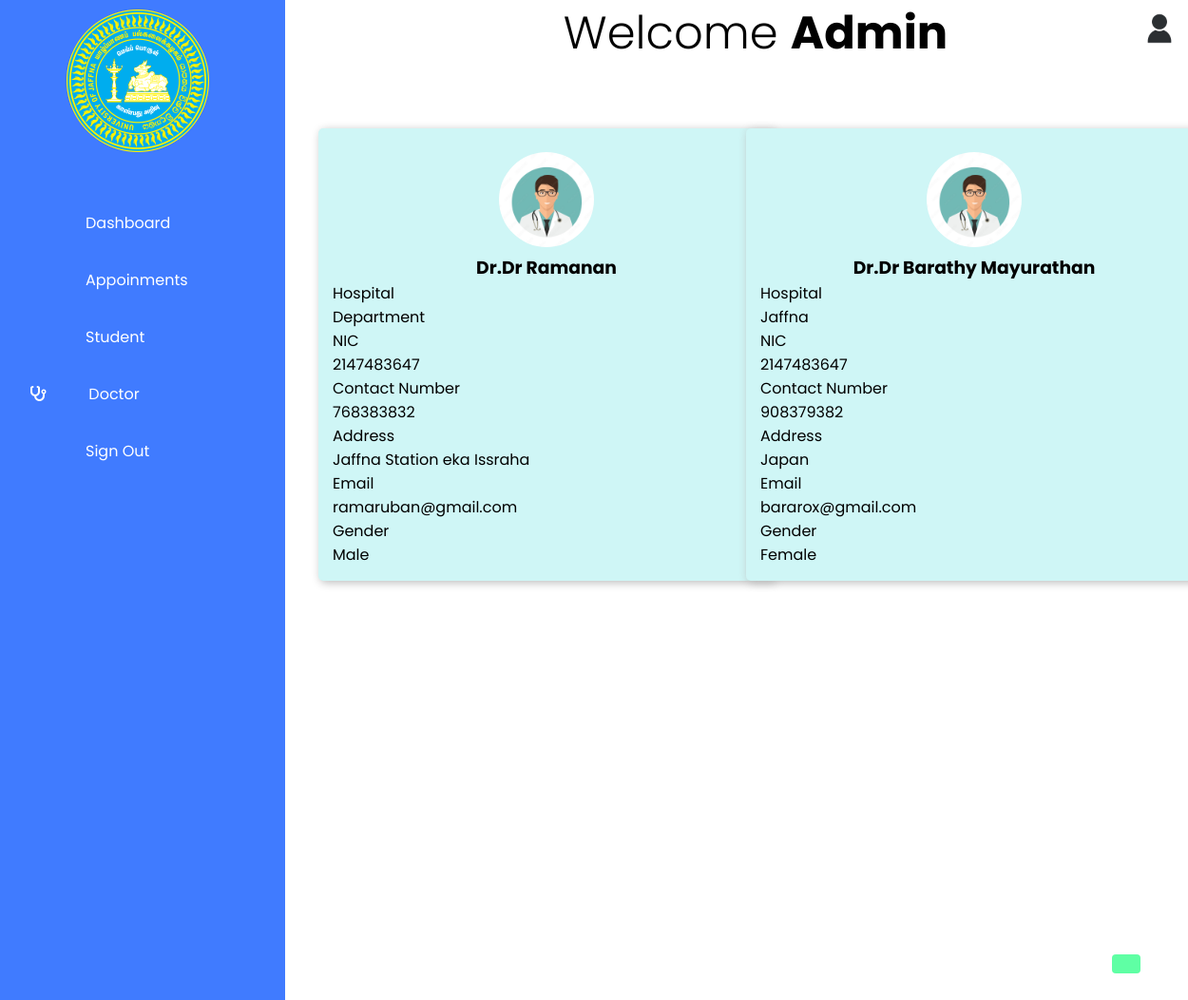
/Admin/doctor.php (signed in), run on an earlier commit of the app's database.
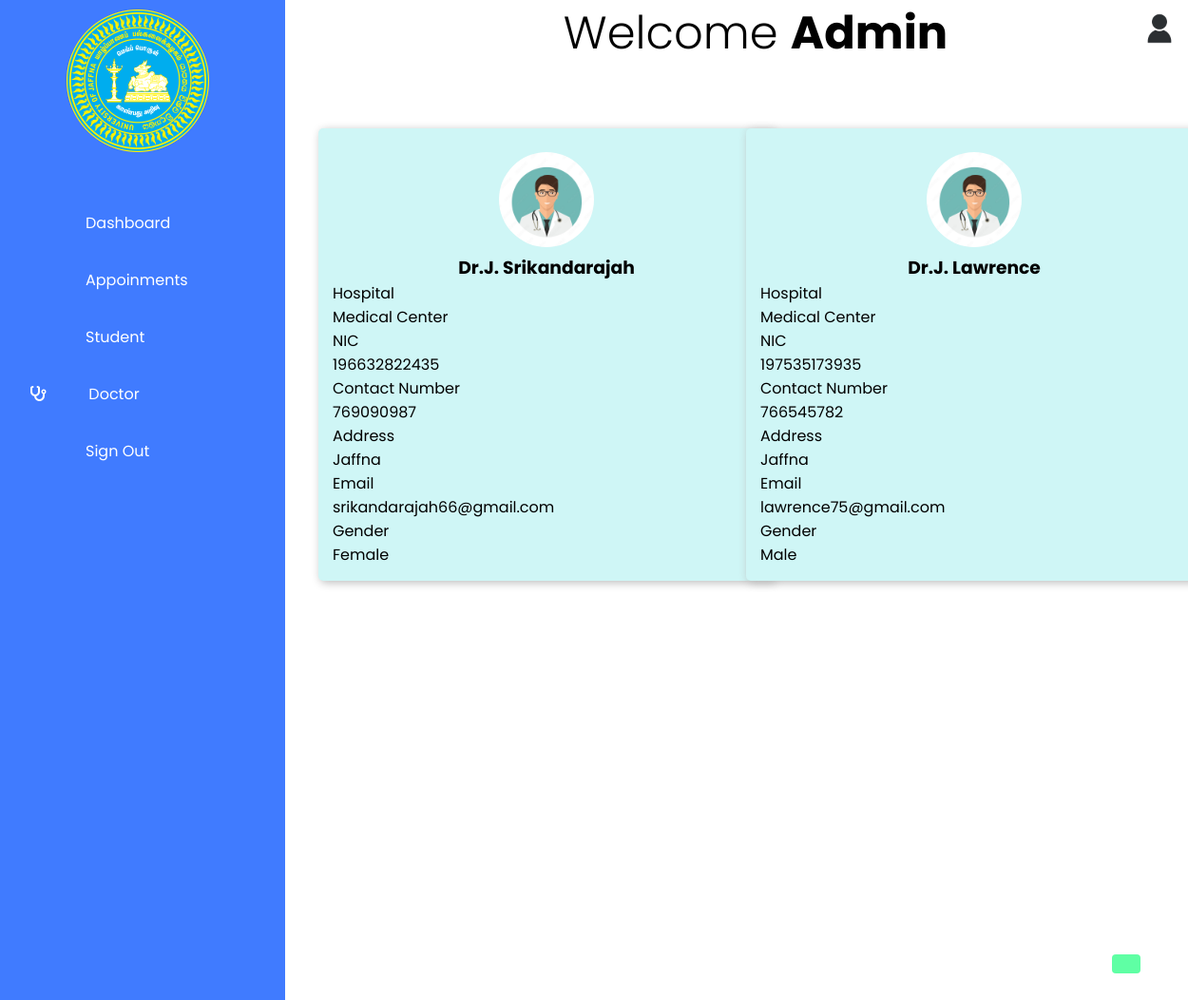
And on a later commit of the database.
### tables this page shows
CREATE TABLE `doctor` (
  `dr_id` int(11) NOT NULL,
  `dr_name` varchar(100) NOT NULL,
  `hospital` varchar(30) NOT NULL,
  `nic` varchar(12) NOT NULL,
  `contact_no` int(10) NOT NULL,
  `address` varchar(100) NOT NULL,
  `email` varchar(50) NOT NULL,
  `gender` varchar(10) NOT NULL,
  `password` varchar(100) NOT NULL DEFAULT 'newDoctor1'
);

### Admin/doctor.php (the view, shortened to what this page needs)
<?php
    include('..\connection.php');
?>
<!DOCTYPE html>
<html lang="en">
<head>
    <link rel="stylesheet" href="../CSS/appoinment.css">
    <link rel="stylesheet" href="../CSS/doctor.css">
    <link rel="stylesheet" href="https://cdnjs.cloudflare.com/ajax/libs/font-awesome/6.4.2/css/all.min.css" />
    <link rel="stylesheet" href="//code.jquery.com/ui/1.13.1/themes/base/jquery-ui.css">
</head>
<body>
    <div class="container" style="position: relative;" id="blur">
        <div class="navigation">
            <ul>
               <li>
                <div class="logo">
                    <a href="#">
                       <span class="icon"><img src="images/uoj_logo.png" alt=""></span>
                        <span class="title"></span>
                        <span class="icon"></span>
                    </a>
                </div>
               </li>
               <li>
                <a href="index.php">
                    <span class="icon"><ion-icon name="home-outline"></ion-icon></span>
                    <span class="title"></span>
                    <span class="icon">Dashboard</span>
                </a>
               </li>
               <li>
                <a href="appoinment.php">
                    <span class="icon"><ion-icon name="time-outline"></ion-icon></span>
                    <span class="title"></span>
                    <span class="icon">Appoinments</span>
                </a>
               </li>
               <li>
                <a href="student.php">
                    <span class="icon"><ion-icon name="person-outline"></ion-icon></span>
                    <span class="title"></span>
                    <span class="icon">Student</span>
                </a>
               </li>
               <li>
                <a href="doctor.php">
                    <span class="icon"><i class="fa-solid fa-stethoscope"></i></span>
                    <span class="title"></span>
                    <span class="icon">Doctor</span>
                </a>
               </li>
               <li>
                <a href="index.php?action=logout">
                    <span class="icon"><ion-icon name="log-out-outline"></ion-icon></span>
                    <span class="title"></span>
                    <span class="icon">Sign Out</span>
                </a>
               </li>
            </ul>
        </div>
        <div class="main">
            <div class="topbar">
                <div class="toggle">
                </div>
                    <h1 class="welcome"> Welcome <span class="wel_us">Admin</span></h1>
                 <div class="user">
                    <img src="images/user.jpg" alt="">
                 </div>
            </div>
            <section id="appoinment">
            <?php
                $query = "SELECT * from doctor";
                $result = mysqli_query($connection,$query);
                while($row = mysqli_fetch_assoc($result)){
                    ?>
                    <div class="profile">
                        <center>
                        <div class="prof_pic">
                            <img src="../images/doctor.jpg" alt="Doctor Profile">
                            <div class="prof_name">
                                <h3><?php echo 'Dr.'.$row['dr_name']?></h3>
                            </div>
                        </div>
                        </center>
                        <div class="prof_body">
                            <div class="doc_details">
                                <div>
                                    <label for="hospital">Hospital</label>
                                    <p><?php echo $row['hospital']?></p>
                                </div>
                            </div>
                            <div class="doc_details">
                                <div>
                                    <label for="nic">NIC</label>
                                    <p><?php echo $row['nic']?></p>
                                </div>
                            </div>
                            <div class="doc_details">
                                <div>
                                    <label for="contact_num">Contact Number</label>
                                    <p><?php echo $row['contact_no']?></p>
                                </div>
                            </div>
                            <div class="doc_details">
                                <div>
                                    <label for="address">Address</label>
                                    <p><?php echo $row['address']?></p>
                                </div>
                            </div>
                            <div class="doc_details">
                                <div>
                                    <label for="email">Email</label>
                                    <p><?php echo $row['email']?></p>
                                </div>
                            </div>
                            <div class="doc_details">
                                <div>
                                    <label for="gender">Gender</label>
                                    <p><?php echo $row['gender']?></p>
                                </div>
                            </div>
                        </div>
                    </div>
                    <?php
                }
                ?>
                <a href="#" class="status2" onclick="viewPopup()"> <ion-icon name="add-circle-outline"></ion-icon></a>
            </section>
        </div>
    </div>
</body>
</html>

### CSS/appoinment.css (style rules this page uses)
* { font-family: 'Poppins', sans-serif; margin: 0 ; padding: 0; box-sizing: border-box; }
:root { --blue:#407bff; --white:#fff; --grey:#f5f5f5; --black1:#222; --black2:#999; }
body { min-height: 100vh; overflow-x: hidden; }
.container { position: relative; width: 100%; }
.navigation { position: fixed; width: 300px; height: 100%; background: var(--blue); border-left: 10px solid var(--blue); transition: 0.5s; overflow: hidden; }
.icon img { width: 150px; }
.logo { height: 50px; padding-top: 10px; padding-left: 60px; margin-bottom: 150px; }
.navigation ul { position: absolute; top: 0; left: 0; width: 100%; }
.navigation ul li { position: relative; width: 100%; list-style: none; border-top-left-radius: 30px; border-bottom-left-radius: 30px; }
.navigation ul li:nth-child(1) { margin-bottom: 40px; pointer-events: none; }
.navigation ul li a { position: relative; display: block; width: 100%; display: flex; text-decoration: none; color: var(--white); }
.navigation ul li a .icon { position: relative; display: block; min-width: 60px; height: 60px; line-height: 70px; text-align: center; }
.navigation ul li a .title { position: relative; display: block; padding: 0 10px; height: 60px; line-height: 60px; text-align: start; white-space: nowrap; }
.main { position: absolute; width: calc(100% - 300px); left: 300px; min-height: 100vh; background: var(--white); transition: .5s; }
.topbar { width: 100%; height: 60px; display: flex; justify-content: space-between; align-items: center; padding: 0 10px; }
.toggle { position: relative; top: 0; width: 60px; height: 60px; display: flex; justify-content: center; align-items: center; font-size: 2.5em; cursor: pointer; }
.user { position: relative; width: 40px; height: 40px; border-radius: 50%; overflow: hidden; cursor: pointer; }
.user img { position: absolute; top: 0; left: 0; width:100% ; height: 100%; object-fit: cover; }
#appoinment { margin-top: 75px; }
.status2 { padding: 10px 15px; background: rgb(95, 255, 164); color: var(--white); border-radius: 4px; font-size: 14px; font-weight: 500; text-decoration: none; position: fixed; bottom: 50px; right: 50px; z-index: 2; cursor: pointer; }
.welcome { margin-left: 20px; font-size: 3rem; font-weight: 300; margin-top: 10px; }
.wel_us { font-weight: bold; }

### CSS/doctor.css (style rules this page uses)
* { font-family: 'Poppins', sans-serif; margin: 0 ; padding: 0; box-sizing: border-box; }
#appoinment { display: grid; grid-template-columns: 450px 450px; justify-content: center; align-items: center; }
.prof_pic img { width: 100px; height: 100px; margin-top: 10px; border-radius: 50%; align-content: center; }
.profile { width: 60vh; background-color: rgb(207, 246, 246); border-radius: 5px; align-items: center; margin: 0px 10px; padding: 15px; box-shadow: 2px 2px 10px 0px rgb(187, 187, 187); }

What changed in the data, as far as the page shows it:
removed doctor: dr_name "Dr Ramanan", hospital "Department", nic "2147483647", contact_no "768383832", address "Jaffna Station eka Issraha", email "ramaruban@gmail.com", gender "Male"
removed doctor: dr_name "Dr Barathy Mayurathan", hospital "Jaffna", nic "2147483647", contact_no "908379382", address "Japan", email "bararox@gmail.com", gender "Female"
added doctor: dr_name "J. Srikandarajah", hospital "Medical Center", nic "196632822435", contact_no "769090987", address "Jaffna", email "srikandarajah66@gmail.com", gender "Female"
added doctor: dr_name "J. Lawrence", hospital "Medical Center", nic "197535173935", contact_no "766545782", address "Jaffna", email "lawrence75@gmail.com", gender "Male"
